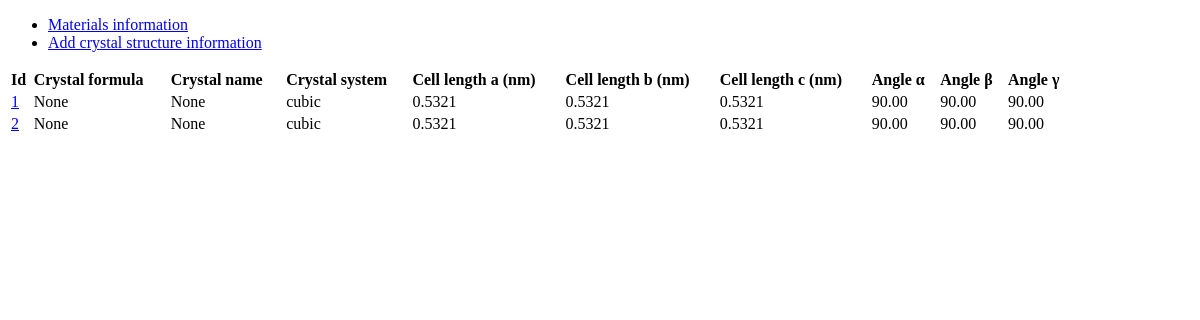
The app's page /list/, older data.
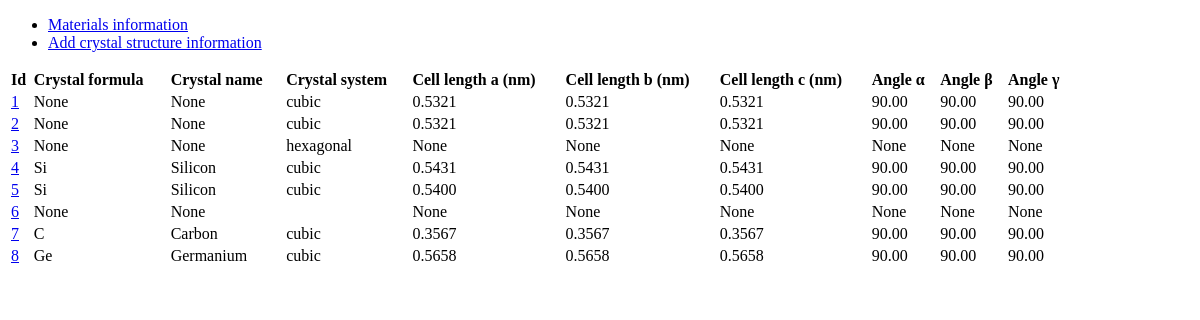
The same page, newer data.
### d_spacing/models.py (models this page shows)
class CrystalData(models.Model):
    crystal_formula = models.CharField(max_length=25, blank= True, null=True)
    crystal_name = models.CharField(max_length=125, blank= True, null=True)
    crystal_system = models.CharField(max_length = 25)
    cell_lenght_a = models.DecimalField(max_digits = 8, decimal_places = 4, blank = True, null = True)
    cell_lenght_b = models.DecimalField(max_digits = 8, decimal_places = 4, blank = True, null = True)
    cell_lenght_c = models.DecimalField(max_digits = 8, decimal_places = 4, blank = True, null = True)
    cell_angle_alpha = models.DecimalField(max_digits = 8, decimal_places = 2, blank = True, null = True)
    cell_angle_beta = models.DecimalField(max_digits = 8, decimal_places = 2, blank = True, null = True)
    cell_angle_gamma = models.DecimalField(max_digits = 8, decimal_places = 2, blank = True, null = True)
    def __str__(self):
        return self.crystal_system

### d_spacing/views.py (the view)
# urls.py: path('list/', views.list_view, name='list'),
def list_view(request):
    info = CrystalData.objects.all()
    context = {
        "object_list": info
    }
    return render(request, "crystal_list.html", context)

### templates/dspacing/crystal_list.html (shortened to what this page needs)
{% extends 'base.html' %}
{% block content %}
<table style="width:90%">
    <tr>
        <td><b> Id </b></td>
        <td><b> Crystal formula </b> </td>
        <td><b> Crystal name </b></td>
        <td><b> Crystal system </b> </td>
        <td><b> Cell length a (nm) </b></td>
        <td><b> Cell length b (nm) </b></td>
        <td><b> Cell length c (nm)</b></td>
        <td><b> Angle &alpha; </b></td>
        <td><b> Angle &beta; </b></td>
        <td><b> Angle &gamma; </b></td>
    </tr>
    {% for instance in object_list %}
    <tr>
        <td><a href="{{ instance.id }}">{{ instance.id }}</a></td>
        <td>{{ instance.crystal_formula }}</td>
        <td>{{ instance.crystal_name }}</td>
        <td>{{ instance.crystal_system }}</td>
        <td>{{ instance.cell_lenght_a}}</td>
        <td>{{ instance.cell_lenght_b}}</td>
        <td>{{ instance.cell_lenght_c}}</td>
        <td>{{instance.cell_angle_alpha}}</td>
        <td>{{instance.cell_angle_beta}}</td>
        <td>{{instance.cell_angle_gamma}}</td>
    </tr>
    {% endfor %}
</table>
{% endblock  %}

### templates/dspacing/base.html (shortened to what this page needs)
<!DOCTYPE html>
<html>
<head>
</head>
<body>
    {% include 'navbar.html' %}
    {% block content %}{% endblock %}
</body>
</html>

### templates/dspacing/navbar.html
<nav>
    <ul>
        <li><a href="/list/">Materials information</a></li>
        <li><a href="/forms/">Add crystal structure information</a></li>
    </ul>
</nav>

Row changes from the older to the newer data that the page shows:
added CrystalData: id "3", crystal_formula "None", crystal_name "None", crystal_system "hexagonal", cell_lenght_a "None", cell_lenght_b "None", cell_lenght_c "None", cell_angle_alpha "None", cell_angle_beta "None", cell_angle_gamma "None"
added CrystalData: id "4", crystal_formula "Si", crystal_name "Silicon", crystal_system "cubic", cell_lenght_a "0.5431", cell_lenght_b "0.5431", cell_lenght_c "0.5431", cell_angle_alpha "90.00", cell_angle_beta "90.00", cell_angle_gamma "90.00"
added CrystalData: id "5", crystal_formula "Si", crystal_name "Silicon", crystal_system "cubic", cell_lenght_a "0.5400", cell_lenght_b "0.5400", cell_lenght_c "0.5400", cell_angle_alpha "90.00", cell_angle_beta "90.00", cell_angle_gamma "90.00"
added CrystalData: id "6", crystal_formula "None", crystal_name "None", cell_lenght_a "None", cell_lenght_b "None", cell_lenght_c "None", cell_angle_alpha "None", cell_angle_beta "None", cell_angle_gamma "None"
added CrystalData: id "7", crystal_formula "C", crystal_name "Carbon", crystal_system "cubic", cell_lenght_a "0.3567", cell_lenght_b "0.3567", cell_lenght_c "0.3567", cell_angle_alpha "90.00", cell_angle_beta "90.00", cell_angle_gamma "90.00"
added CrystalData: id "8", crystal_formula "Ge", crystal_name "Germanium", crystal_system "cubic", cell_lenght_a "0.5658", cell_lenght_b "0.5658", cell_lenght_c "0.5658", cell_angle_alpha "90.00", cell_angle_beta "90.00", cell_angle_gamma "90.00"
